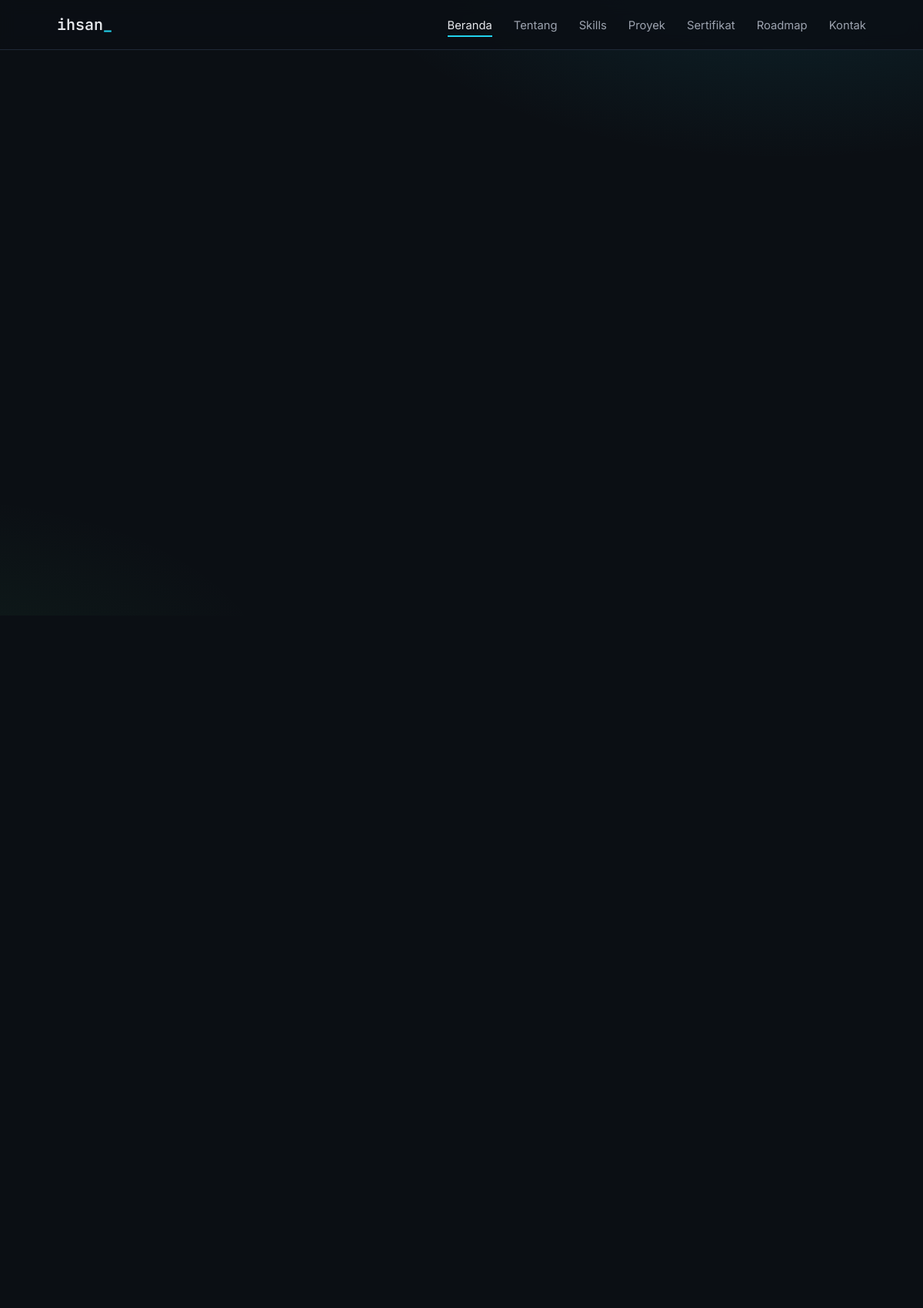
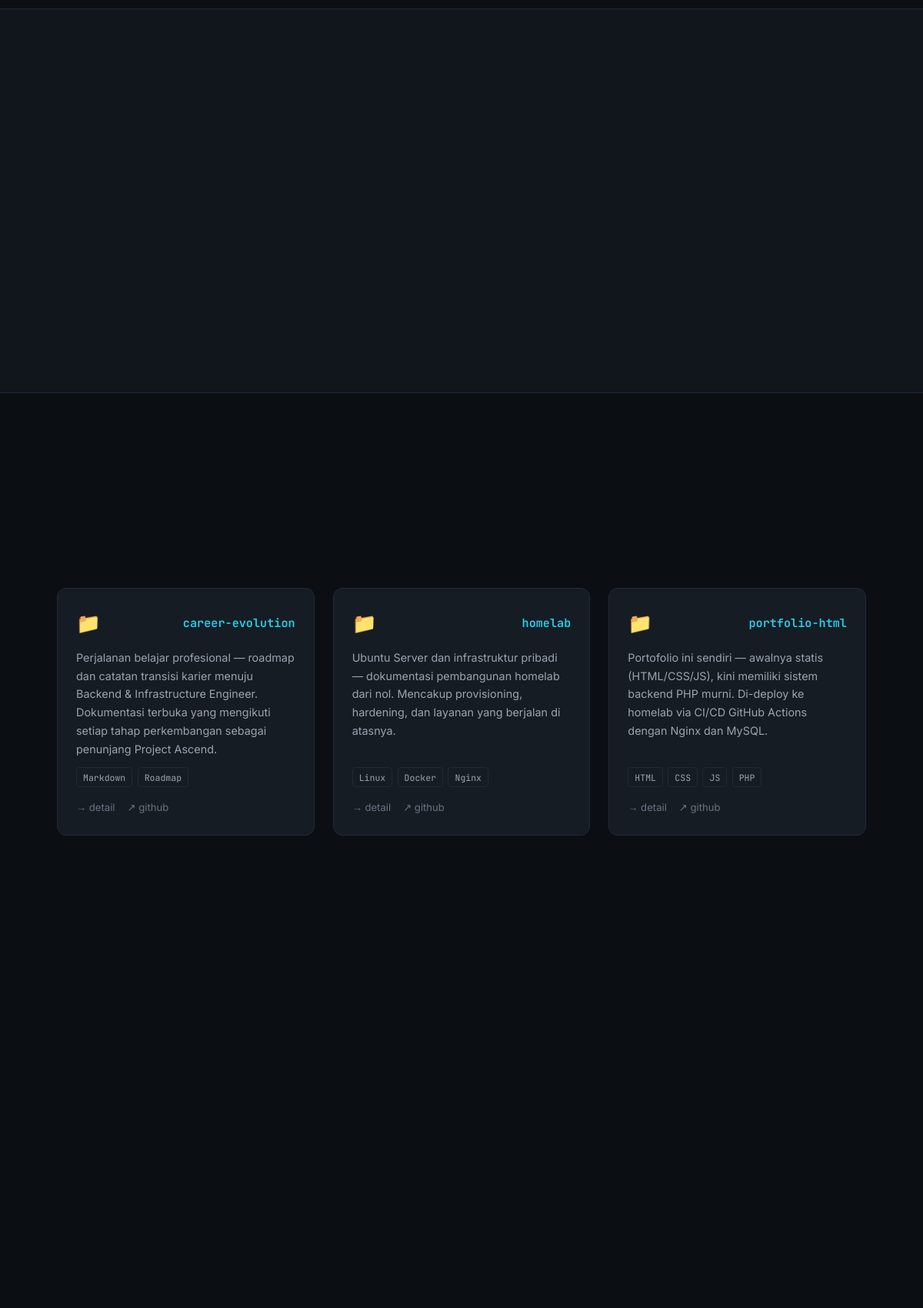
The page / (upper part) on the database its author committed (2 pictures, top to bottom).
### tables this page shows
CREATE TABLE IF NOT EXISTS projects (
    id INT UNSIGNED AUTO_INCREMENT PRIMARY KEY,
    title VARCHAR(150) NOT NULL,
    slug VARCHAR(180) NOT NULL UNIQUE,
    description TEXT NOT NULL,
    tech_stack TEXT NULL,
    github_url VARCHAR(255) NULL,
    live_url VARCHAR(255) NULL,
    image VARCHAR(255) NULL,
    is_featured TINYINT(1) NOT NULL DEFAULT 0,
    is_active TINYINT(1) NOT NULL DEFAULT 1,
    sort_order INT NOT NULL DEFAULT 0,
    created_at TIMESTAMP NOT NULL DEFAULT CURRENT_TIMESTAMP,
    updated_at TIMESTAMP NOT NULL DEFAULT CURRENT_TIMESTAMP ON UPDATE CURRENT_TIMESTAMP,
    INDEX idx_active_sort (is_active, sort_order)
);

### public/index.php (called while the page is built, shortened)
<?php
require APP_DIR . '/helpers.php';
spl_autoload_register(function (string $class): void {
    foreach (['core', 'controllers', 'models'] as $dir) {
        $file = APP_DIR . '/' . $dir . '/' . $class . '.php';
        if (is_file($file)) {
            return;
        }
    }
});
try {
    (new Router())->dispatch(
        $_SERVER['REQUEST_METHOD'] ?? 'GET',
        (string) parse_url($_SERVER['REQUEST_URI'] ?? '/', PHP_URL_PATH)
    );
} catch (Throwable $e) {
    if (config('app.debug')) {
        http_response_code(500);
        echo '<h1>Internal Server Error</h1><pre>' . e($e->getMessage()) . "\n" . e($e->getTraceAsString()) . '</pre>';
    } else {
        http_response_code(500);
        echo View::render('pages/500');
    }
}

### app/controllers/HomeController.php (called while the page is built, shortened)
<?php
class HomeController extends Controller
{
    public function index(): void
    {
        $settings = (new SettingModel())->all();
        $defaults = [
            'site_name'  => 'Muhamad Ihsan Kurniawan',
            'site_title' => 'Muhamad Ihsan Kurniawan — Backend & Infrastructure Engineer',
            'tagline'    => 'Career Switcher → Backend & Infrastructure Engineer',
            'hero_sub'   => 'Berpengalaman di IT Operations & Network Infrastructure untuk institusi pendidikan. Sedang membangun ekosistem infrastruktur pribadi berbasis Ubuntu Server, sambil bertransisi menjadi Backend & Infrastructure Engineer.',
            'about_text' => "Halo, saya Muhamad Ihsan Kurniawan — sedang menempuh pendidikan Informatika di SiberMu. Perjalanan saya dimulai dari dunia IT Operations & Network Infrastructure, mendukung kebutuhan teknologi institusi pendidikan.\n\nPengalaman itu membuka mata saya: dunia teknologi tidak hanya soal kode, tapi juga infrastruktur yang menopangnya. Karena itu saya memutuskan switch career — membangun ulang fondasi dari Linux, Networking, dan Backend Development, lalu mendokumentasikan semuanya secara terbuka lewat Project Ascend.\n\nPrinsip saya sederhana: build, deploy, document, improve — setiap proyek dikerjakan, di-deploy, dan terus diperbaiki di homelab saya sendiri.",
            'location'   => 'Banyuwangi, Jawa Timur',
            'education'  => 'Mahasiswa Informatika @ SiberMu',
            'email'      => 'ihsanfreelance21@gmail.com',
            'github'     => 'ihsanfeelance21',
            'instagram'  => 'kakrantau',
        ];
        $settings = array_merge($defaults, $settings);
        $this->view('pages/home', [
            'layout'            => 'public',
            'title'             => $settings['site_title'],
            'settings'          => $settings,
            'skills'            => (new SkillModel())->grouped(),
            'projects'          => (new ProjectModel())->featured(6),
            'allProjects'       => (new ProjectModel())->published(),
            'certificates'      => (new CertificateModel())->published(),
            'roadmap'           => (new RoadmapItemModel())->ordered(),
            'roadmapProgress'   => (new RoadmapItemModel())->progress(),
            'errors'            => flash_get('errors'),
            'success'           => flash_get('success'),
        ]);
    }
}

### app/config/config.php (called while the page is built)
<?php
return [
    'db' => [
        'host'    => getenv('DB_HOST') ?: 'db',
        'port'    => getenv('DB_PORT') ?: '3306',
        'name'    => getenv('DB_NAME') ?: 'portfolio_db',
        'user'    => getenv('DB_USER') ?: 'portfolio',
        'pass'    => getenv('DB_PASS') ?: '',
        'charset' => 'utf8mb4',
    ],
    'app' => [
        'name'     => 'Portofolio',
        'base_url' => getenv('BASE_URL') ?: 'http://localhost:8080',
        'env'      => getenv('APP_ENV') ?: 'production',
        'debug'    => (getenv('APP_DEBUG') ?: 'false') === 'true',
        'timezone' => 'Asia/Jakarta',
    ],
    'session' => [
        'name'     => 'portfolio_session',
        'lifetime' => 7200,
    ],
    'upload' => [
        'dir'       => APP_ROOT . '/public/uploads',
        'max_size'  => 2 * 1024 * 1024,
        'allowed'   => ['image/jpeg', 'image/png', 'image/webp', 'image/gif'],
        'extensions'=> ['jpg' => 'image/jpeg', 'jpeg' => 'image/jpeg', 'png' => 'image/png', 'webp' => 'image/webp', 'gif' => 'image/gif'],
    ],
];

### app/helpers.php (called while the page is built, shortened)
<?php
if (!function_exists('e')) {
    function e(?string $value): string
    {
        return htmlspecialchars((string) $value, ENT_QUOTES, 'UTF-8');
    }
}
if (!function_exists('url')) {
    function url(string $path = ''): string
    {
        $base = rtrim((string) getenv('BASE_URL'), '/');
        return $base . '/' . ltrim($path, '/');
    }
}
if (!function_exists('config')) {
    function config(?string $key = null)
    {
        static $config = null;
        if ($config === null) {
            $config = require CONFIG_DIR . '/config.php';
        }
        $value = $config;
        foreach (explode('.', $key) as $part) {
            $value = $value[$part];
        }
        return $value;
    }
}

### app/core/Database.php (called while the page is built)
<?php
final class Database
{
    private static ?PDO $pdo = null;
    public static function conn(): PDO
    {
        if (self::$pdo === null) {
            $db = config('db');
            $dsn = sprintf(
                'mysql:host=%s;port=%s;dbname=%s;charset=%s',
                $db['host'],
                $db['port'],
                $db['name'],
                $db['charset']
            );
            self::$pdo = new PDO($dsn, $db['user'], $db['pass'], [
                PDO::ATTR_ERRMODE            => PDO::ERRMODE_EXCEPTION,
                PDO::ATTR_DEFAULT_FETCH_MODE => PDO::FETCH_ASSOC,
                PDO::ATTR_EMULATE_PREPARES   => false,
            ]);
        }
        return self::$pdo;
    }
}

### app/core/Model.php (called while the page is built, shortened)
<?php
abstract class Model
{
    protected PDO $db;
    protected string $table = '';
    public function __construct()
    {
        $this->db = Database::conn();
    }
    public function query(string $sql, array $params = []): array
    {
        $stmt = $this->db->prepare($sql);
        $stmt->execute($params);
        return $stmt->fetchAll();
    }
    public function all(string $orderBy = 'id DESC'): array
    {
        return $this->query("SELECT * FROM {$this->table} ORDER BY {$orderBy}");
    }
}

### app/models/SettingModel.php (called while the page is built, shortened)
<?php
class SettingModel extends Model
{
    public function all(?string $orderBy = null): array
    {
        $rows = parent::all($orderBy ?? 'skey ASC');
        $out = [];
        foreach ($rows as $row) {
            $out[$row['skey']] = $row['value'];
        }
        return $out;
    }
}

### app/models/ProjectModel.php (called while the page is built, shortened)
<?php
class ProjectModel extends Model
{
    public function featured(int $limit = 4): array
    {
        return $this->query(
            "SELECT * FROM projects WHERE is_active = 1 AND is_featured = 1
             ORDER BY sort_order ASC, id DESC LIMIT " . (int) $limit
        );
    }
}

### app/models/RoadmapItemModel.php (called while the page is built, shortened)
<?php
class RoadmapItemModel extends Model
{
    public function ordered(): array
    {
        return $this->query('SELECT * FROM roadmap_items ORDER BY sort_order ASC, id ASC');
    }
}

### app/core/View.php (called while the page is built, shortened)
<?php
class View
{
    public static function render(string $view, array $data = []): string
    {
        $layout = $data['layout'] ?? 'public';
        unset($data['layout']);
        extract($data, EXTR_SKIP);
        require VIEWS_DIR . '/' . $view . '.php';
        $content = ob_get_clean();
        require VIEWS_DIR . '/layouts/' . $layout . '.php';
        return ob_get_clean();
    }
}

### app/views/partials/project_card.php (the view, shortened to what this page needs)
<article class="project-card">
  <div class="project-head">
    <span class="project-icon">📁</span>
    <span class="project-name"><?= e($project['title']) ?></span>
  </div>
  <p class="project-desc"><?= e($project['description']) ?></p>
  <?php $stack = json_decode($project['tech_stack'] ?: '[]', true) ?: []; ?>
  <?php if ($stack): ?>
  <ul class="project-langs">
    <?php foreach ($stack as $lang): ?>
      <span><?= e($lang) ?></span>
    <?php endforeach; ?>
  </ul>
  <?php endif; ?>
  <div class="project-links">
    <a href="<?= url('/proyek/' . $project['slug']) ?>">→ detail</a>
    <?php if ($project['github_url']): ?>
      <a href="<?= e($project['github_url']) ?>" target="_blank" rel="noopener">↗ github</a>
    <?php endif; ?>
  </div>
</article>

### app/core/Router.php (shortened to what this page needs)
<?php
class Router
{
    private array $routes;
    public function __construct()
    {
        $this->routes = require CONFIG_DIR . '/routes.php';
    }
    public function dispatch(string $method, string $uri): void
    {
        $uri = '/' . ltrim(rtrim($uri, '/'), '/');
        $routes = $this->routes[$method] ?? [];
        if (isset($routes[$uri])) {
            $this->call($routes[$uri], []);
            return;
        }
    }
    private function call(array $handler, array $params): void
    {
        [$class, $method] = $handler;
        $controller = new $class();
        $controller->{$method}(...$params);
    }
}

### app/core/Controller.php (shortened to what this page needs)
<?php
abstract class Controller
{
    protected function view(string $view, array $data = []): void
    {
        echo View::render($view, $data);
    }
}

### app/views/pages/home.php (shortened to what this page needs)
<?php
$aboutParagraphs = array_values(array_filter(array_map('trim', explode("\n\n", $settings['about_text']))));
?>
<section id="beranda" class="hero">
  <div class="container hero-grid">
  </div>
</section>
<section id="tentang" class="section">
  <div class="container">
    <div class="about-grid">
    </div>
  </div>
</section>
<section id="skills" class="section section-alt">
  <div class="container">
    <?php if ($skills): ?>
    <div class="skills-grid">
    </div>
    <?php else: ?>
      <p class="section-desc reveal">Belum ada data skill.</p>
    <?php endif; ?>
  </div>
</section>
<section id="proyek" class="section">
  <div class="container">
    <?php if ($projects): ?>
    <div class="project-grid">
      <?php foreach ($projects as $project): ?>
        <?php include VIEWS_DIR . '/partials/project_card.php'; ?>
      <?php endforeach; ?>
    </div>
    <?php else: ?>
      <p class="section-desc reveal">Belum ada proyek.</p>
    <?php endif; ?>
  </div>
</section>
<section id="roadmap" class="section">
  <div class="container">
  </div>
</section>

### app/views/layouts/public.php (shortened to what this page needs)
<!DOCTYPE html>
<html lang="id">
<head>
  <link rel="stylesheet" href="<?= url('/css/style.css') ?>" />
</head>
<body data-page="<?= e($activeNav ?? '') ?>">
  <header class="navbar" id="navbar">
    <nav class="container nav-inner">
      <a href="<?= url('/') ?>" class="brand">ihsan<span class="brand-caret">_</span></a>
      <ul class="nav-links" id="navLinks">
        <li><a href="<?= url('/') ?>#beranda" class="nav-link" data-target="beranda">Beranda</a></li>
        <li><a href="<?= url('/') ?>#tentang" class="nav-link" data-target="tentang">Tentang</a></li>
        <li><a href="<?= url('/') ?>#skills" class="nav-link" data-target="skills">Skills</a></li>
        <li><a href="<?= url('/proyek') ?>" class="nav-link" data-target="proyek">Proyek</a></li>
        <li><a href="<?= url('/sertifikat') ?>" class="nav-link" data-target="sertifikat">Sertifikat</a></li>
        <li><a href="<?= url('/') ?>#roadmap" class="nav-link" data-target="roadmap">Roadmap</a></li>
        <li><a href="<?= url('/') ?>#kontak" class="nav-link" data-target="kontak">Kontak</a></li>
      </ul>
    </nav>
  </header>
  <main>
    <?= $content ?>
  </main>
</body>
</html>

### public/css/style.css (style rules this page uses)
:root { --bg: #0b0f14; --bg-alt: #11161d; --surface: #151c24; --border: #1f2937; --text: #e5e7eb; --text-dim: #9ca3af; --muted: #6b7280; --accent: #22d3ee; --accent-dim: #0891b2; --green: #4ade80; --yellow: #fbbf24; --red: #f87171; --mono: 'JetBrains Mono', 'Fira Code', monospace; --sans: 'Inter', system-ui, sans-serif; --maxw: 1100px; }
* { margin: 0; padding: 0; box-sizing: border-box; }
html { scroll-behavior: smooth; scroll-padding-top: 76px; }
body { font-family: var(--sans); background: var(--bg); color: var(--text); line-height: 1.65; }
.container { max-width: var(--maxw); margin: 0 auto; padding: 0 1.5rem; }
a { color: inherit; text-decoration: none; }
ul { list-style: none; }
.navbar { position: fixed; inset: 0 0 auto 0; z-index: 50; background: rgba(11, 15, 20, 0.85); backdrop-filter: blur(10px); border-bottom: 1px solid var(--border); transition: box-shadow .2s; }
.nav-inner { display: flex; align-items: center; justify-content: space-between; height: 64px; }
.brand { font-family: var(--mono); font-weight: 600; font-size: 1.25rem; }
.brand-caret { color: var(--accent); animation: blink 1s steps(1) infinite; }
.nav-links { display: flex; gap: 1.75rem; }
.nav-link { font-size: .925rem; color: var(--text-dim); position: relative; padding: .25rem 0; transition: color .2s; }
.nav-link::after { content: ''; position: absolute; left: 0; bottom: -2px; width: 0; height: 2px; background: var(--accent); transition: width .2s; }
.nav-link:hover, .nav-link.active { color: var(--text); }
.nav-link:hover::after, .nav-link.active::after { width: 100%; }
.hero { min-height: 100vh; display: flex; align-items: center; padding: 6rem 0 4rem; background: radial-gradient(60rem 30rem at 85% -10%, rgba(34,211,238,.12), transparent 60%), radial-gradient(50rem 25rem at -10% 110%, rgba(74,222,128,.07), transparent 60%), var(--bg); }
.hero-grid { display: grid; grid-template-columns: 1.15fr .85fr; gap: 3rem; align-items: center; width: 100%; }
.section { padding: 5.5rem 0; }
.section-alt { background: var(--bg-alt); border-top: 1px solid var(--border); border-bottom: 1px solid var(--border); }
.about-grid { display: grid; grid-template-columns: 1fr 1fr; gap: 3rem; }
.skills-grid { display: grid; grid-template-columns: repeat(auto-fit, minmax(230px, 1fr)); gap: 1.5rem; }
.project-grid { display: grid; grid-template-columns: repeat(auto-fill, minmax(300px, 1fr)); gap: 1.5rem; }
.project-card { background: var(--surface); border: 1px solid var(--border); border-radius: 12px; padding: 1.5rem; display: flex; flex-direction: column; gap: .75rem; transition: transform .2s, border-color .2s, box-shadow .2s; }
.project-head { display: flex; align-items: center; justify-content: space-between; }
.project-icon { font-size: 1.6rem; }
.project-name { font-family: var(--mono); font-weight: 600; color: var(--accent); font-size: .95rem; }
.project-desc { color: var(--text-dim); font-size: .9rem; flex: 1; }
.project-langs { display: flex; flex-wrap: wrap; gap: .4rem; }
.project-langs span { font-size: .72rem; font-family: var(--mono); color: var(--text-dim); border: 1px solid var(--border); padding: .15rem .5rem; border-radius: 4px; }
.project-links { display: flex; gap: 1rem; margin-top: .25rem; }
.project-links a { font-size: .82rem; color: var(--muted); transition: color .2s; }

### rows shown on the page
projects: title "career-evolution", description "Perjalanan belajar profesional — roadmap dan catatan transisi karier menuju Backend & Infrastructure Engineer. Dokumentasi terbuka yang mengikuti setiap tahap perkembangan sebagai penunjang Project Ascend.", tech_stack "Markdown", tech_stack "Roadmap"
projects: title "homelab", description "Ubuntu Server dan infrastruktur pribadi — dokumentasi pembangunan homelab dari nol. Mencakup provisioning, hardening, dan layanan yang berjalan di atasnya.", tech_stack "Linux", tech_stack "Docker", tech_stack "Nginx"
projects: title "portfolio-html", description "Portofolio ini sendiri — awalnya statis (HTML/CSS/JS), kini memiliki sistem backend PHP murni. Di-deploy ke homelab via CI/CD GitHub Actions dengan Nginx dan MySQL.", tech_stack "HTML", tech_stack "CSS", tech_stack "JS", tech_stack "PHP"
